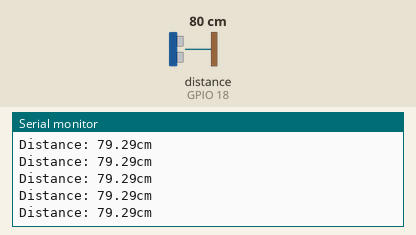
The sketch below on a simulated ESP32. On the bench: the last lines printed to the serial monitor. Wiring (inferred from the names in the program): ultrasonic range finder: trigger GPIO 5; echo GPIO 18. The test bench sets the inputs (shaded band); at power-on: distance to the obstacle (sensor on GPIO 18) 80 cm. The echo pulse lasts 58.3 µs per cm.

Above: at 1.2 s.
1.3 s: distance to the obstacle (sensor on GPIO 18) set to 2 cm
At 1.37 s:
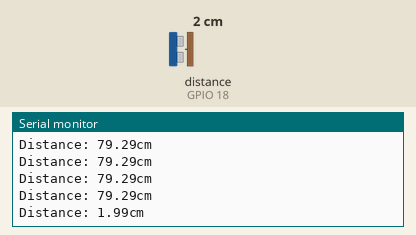
2.8 s: distance to the obstacle (sensor on GPIO 18) set to 4 cm
At 2.88 s:
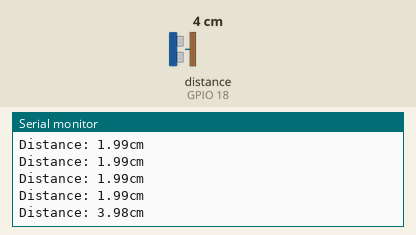
Timing chart, 0 to 5.8 s (numbered marks = the images above; inputs shaded):
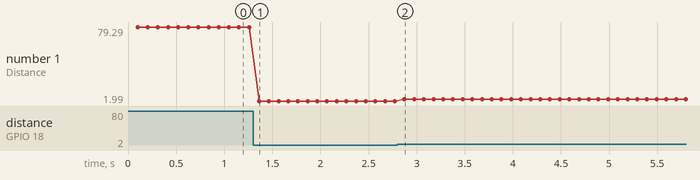

The sketch:

Project_06.1_Ultrasonic_Ranging.ino
```cpp
//**********************************************************************************
/*
Project 06.1 Ultrasonic Ranging
Ultrasonic detection of distance from objects
*/
#define trigPin 5 // define trigPin gpio5.
#define echoPin 18 // define echoPin gpio18.
#define MAX_DISTANCE 700 // Maximum sensor distance is rated at 400-500cm.
//timeOut= 2*MAX_DISTANCE /100 /340 *1000000 = MAX_DISTANCE*58.8
float timeOut = MAX_DISTANCE * 60;
int soundVelocity = 340; // define sound speed=340m/s
void setup() {
 pinMode(trigPin,OUTPUT);// set trigPin to output mode
 pinMode(echoPin,INPUT); // set echoPin to input mode
 Serial.begin(115200); // Open serial monitor at 115200 baud to see ping results.
}
void loop() {
 delay(100); // Wait 100ms between pings (about 20 pings/sec).
 Serial.printf("Distance: ");
 Serial.print(getSonar()); // Send ping, get distance in cm and print result
 Serial.println("cm");
}
float getSonar() {
 unsigned long pingTime;
 float distance;
 // make trigPin output high level lasting for 10us to trigger HC_SR04
 digitalWrite(trigPin, HIGH);
 delayMicroseconds(10);
 digitalWrite(trigPin, LOW);
 // Wait HC-SR04 returning to the high level and measure out this waiting time
 pingTime = pulseIn(echoPin, HIGH, timeOut);
 // calculate the distance according to the time
 distance = (float)pingTime * soundVelocity / 2 / 10000;
 return distance; // return the distance value
}
//**********************************************************************************
```

Measured:
- after the input at 1.3 s, the serial monitor: prints a new line after 0.06 s (image 1)
- after the input at 2.8 s, the serial monitor: prints a new line after 0.07 s (image 2)
- plotted number 1: 79.29 → 1.99 after the input at 1.3 s, 1.99 → 3.98 after the input at 2.8 s
